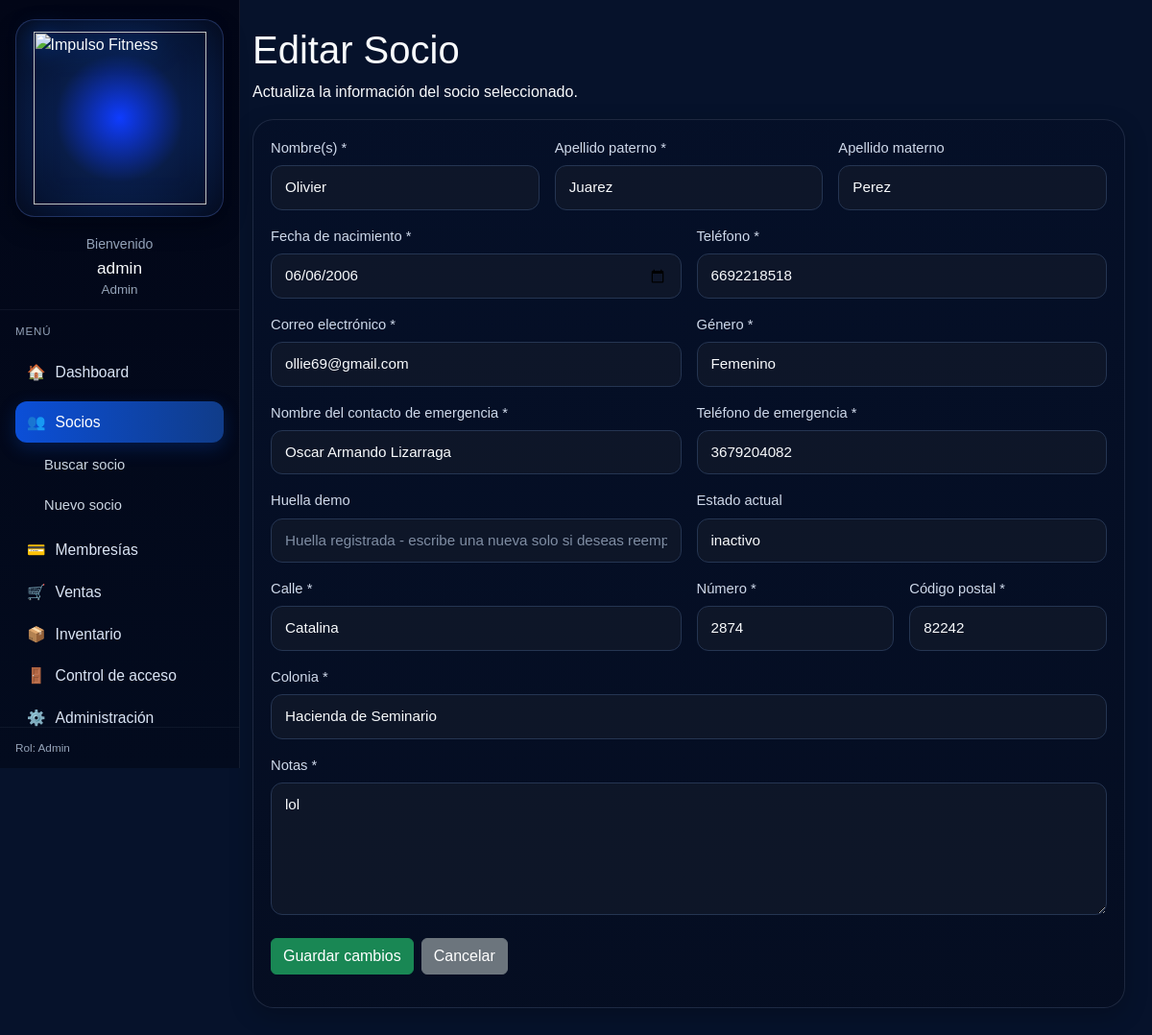
Page /app/controllers/SocioController.php?action=edit&id=22 (signed in) on the committed database.
### tables this page shows
CREATE TABLE `socios` (
  `id` int(11) NOT NULL,
  `user_id` int(11) DEFAULT NULL,
  `nombres` varchar(100) NOT NULL,
  `apellido_paterno` varchar(80) DEFAULT NULL,
  `apellido_materno` varchar(80) DEFAULT NULL,
  `telefono` varchar(20) DEFAULT NULL,
  `email` varchar(100) DEFAULT NULL,
  `fecha_nacimiento` date DEFAULT NULL,
  `estado` enum('activo','inactivo','suspendido') NOT NULL DEFAULT 'inactivo',
  `fecha_registro` date NOT NULL,
  `genero` varchar(20) DEFAULT NULL,
  `contacto_emergencia_nombre` varchar(100) DEFAULT NULL,
  `contacto_emergencia_telefono` varchar(20) DEFAULT NULL,
  `calle` varchar(120) DEFAULT NULL,
  `numero` varchar(20) DEFAULT NULL,
  `colonia` varchar(120) DEFAULT NULL,
  `codigo_postal` char(5) DEFAULT NULL,
  `direccion` varchar(255) DEFAULT NULL,
  `notas` text DEFAULT NULL
);

### config/database.php (called while the page is built)
<?php
class Database
{
    private string $host = "localhost";
    private string $dbName = "impulso_fitness";
    private string $username = "root";
    private string $password = "";
    private string $charset = "utf8mb4";
    public function connect(): PDO
    {
        try {
            $dsn = "mysql:host={$this->host};dbname={$this->dbName};charset={$this->charset}";
            $pdo = new PDO($dsn, $this->username, $this->password, [
                PDO::ATTR_ERRMODE => PDO::ERRMODE_EXCEPTION,
                PDO::ATTR_DEFAULT_FETCH_MODE => PDO::FETCH_ASSOC,
                PDO::ATTR_EMULATE_PREPARES => false,
                PDO::MYSQL_ATTR_INIT_COMMAND => "SET NAMES utf8mb4 COLLATE utf8mb4_general_ci"
            ]);
            return $pdo;
        } catch (PDOException $e) {
            die("Error de conexión: " . $e->getMessage());
        }
    }
}

### app/models/Socio.php (called while the page is built, shortened)
<?php
require_once __DIR__ . '/../../config/database.php';
class Socio
{
    private PDO $conn;
    public function __construct()
    {
        $database = new Database();
        $this->conn = $database->connect();
    }
    public function obtenerSocioPorId(int $id): array|false
    {
        $stmt = $this->conn->prepare("CALL sp_obtener_socio_por_id(:id)");
        $stmt->bindParam(':id', $id, PDO::PARAM_INT);
        $stmt->execute();
        $socio = $stmt->fetch();
        return $socio;
    }
    public function obtenerHuellaPorSocio(int $socioId): array|false
    {
        $stmt = $this->conn->prepare("CALL sp_obtener_huella_socio(:socio_id)");
        $stmt->bindParam(':socio_id', $socioId, PDO::PARAM_INT);
        $stmt->execute();
        $huella = $stmt->fetch();
        return $huella;
    }
}

### resources/views/socios/edit.php (the view, shortened to what this page needs)
<?php
include __DIR__ . '/../layouts/header.php';
?>
<?php
include __DIR__ . '/../layouts/sidebar.php';
?>
<div class="main-content">
    <div class="container-fluid px-0">
        <div class="socio-page-header mb-3">
            <h1>Editar Socio</h1>
            <p>Actualiza la información del socio seleccionado.</p>
        </div>
        <div class="page-card card-section">
            <form method="POST" action="<?= BASE_URL ?>/app/controllers/SocioController.php?action=update" id="formSocioEdit" novalidate >
                <div class="row g-3">
                    <div class="col-md-4">
                        <label class="form-label" for="nombres">Nombre(s) *</label>
                        <input
                            type="text"
                            name="nombres"
                            id="nombres"
                            class="form-control custom-input"
                            value="<?= htmlspecialchars($socio['nombres'] ?? '') ?>"
                            maxlength="100"
                            required
                        >
                    </div>
                    <div class="col-md-4">
                        <label class="form-label" for="apellidoPaterno">Apellido paterno *</label>
                        <input
                            type="text"
                            name="apellido_paterno"
                            id="apellidoPaterno"
                            class="form-control custom-input"
                            value="<?= htmlspecialchars($socio['apellido_paterno'] ?? '') ?>"
                            maxlength="80"
                            required
                        >
                    </div>
                    <div class="col-md-4">
                        <label class="form-label" for="apellidoMaterno">Apellido materno</label>
                        <input
                            type="text"
                            name="apellido_materno"
                            id="apellidoMaterno"
                            class="form-control custom-input"
                            value="<?= htmlspecialchars($socio['apellido_materno'] ?? '') ?>"
                            maxlength="80"
                        >
                    </div>
                    <div class="col-md-6">
                        <label class="form-label" for="fechaNacimiento">Fecha de nacimiento *</label>
                        <input
                            type="date"
                            name="fecha_nacimiento"
                            id="fechaNacimiento"
                            class="form-control custom-input"
                            value="<?= htmlspecialchars($socio['fecha_nacimiento'] ?? '') ?>"
                            max="<?= date('Y-m-d'); ?>"
                            required
                        >
                    </div>
                    <div class="col-md-6">
                        <label class="form-label" for="telefono">Teléfono *</label>
                        <input
                            type="text"
                            name="telefono"
                            id="telefono"
                            class="form-control custom-input"
                            value="<?= htmlspecialchars($socio['telefono'] ?? '') ?>"
                            maxlength="10"
                            inputmode="numeric"
                            required
                        >
                    </div>
                    <div class="col-md-6">
                        <label class="form-label" for="email">Correo electrónico *</label>
                        <input
                            type="email"
                            name="email"
                            id="email"
                            class="form-control custom-input"
                            value="<?= htmlspecialchars($socio['email'] ?? '') ?>"
                            maxlength="100"
                            required
                        >
                    </div>
                    <div class="col-md-6">
                        <label class="form-label" for="genero">Género *</label>
                        <select name="genero" id="genero" class="form-select custom-input" required>
                            <option value="Femenino" <?= (($socio['genero'] ?? '') === 'Femenino') ? 'selected' : '' ?>>Femenino</option>
                        </select>
                    </div>
                    <div class="col-md-6">
                        <label class="form-label" for="nombreContactoEmergencia">Nombre del contacto de emergencia *</label>
                        <input
                            type="text"
                            name="nombre_contacto_emergencia"
                            id="nombreContactoEmergencia"
                            class="form-control custom-input"
                            value="<?= htmlspecialchars($socio['contacto_emergencia_nombre'] ?? '') ?>"
                            maxlength="100"
                            required
                        >
                    </div>
                    <div class="col-md-6">
                        <label class="form-label" for="telefonoEmergencia">Teléfono de emergencia *</label>
                        <input
                            type="text"
                            name="telefono_emergencia"
                            id="telefonoEmergencia"
                            class="form-control custom-input"
                            value="<?= htmlspecialchars($socio['contacto_emergencia_telefono'] ?? '') ?>"
                            maxlength="10"
                            inputmode="numeric"
                            required
                        >
                    </div>
                    <div class="col-md-6">
                        <label class="form-label" for="huellaDemo">Huella demo</label>
                        <input
                            type="text"
                            name="huella_demo"
                            id="huellaDemo"
                            class="form-control custom-input"
                            placeholder="<?= $huella ? 'Huella registrada - escribe una nueva solo si deseas reemplazarla' : 'Registrar nueva huella demo' ?>"
                            maxlength="255"
                        >
                    </div>
                    <div class="col-md-6">
                        <label class="form-label">Estado actual</label>
                        <input
                            type="text"
                            class="form-control custom-input"
                            value="<?= htmlspecialchars($socio['estado'] ?? '-') ?>"
                            readonly
                        >
                    </div>
                    <div class="col-md-6">
                        <label class="form-label" for="calle">Calle *</label>
                        <input
                            type="text"
                            name="calle"
                            id="calle"
                            class="form-control custom-input"
                            value="<?= htmlspecialchars($socio['calle'] ?? '') ?>"
                            maxlength="120"
                            required
                        >
                    </div>
                    <div class="col-md-3">
                        <label class="form-label" for="numero">Número *</label>
                        <input
                            type="text"
                            name="numero"
                            id="numero"
                            class="form-control custom-input"
                            value="<?= htmlspecialchars($socio['numero'] ?? '') ?>"
                            maxlength="20"
                            required
                        >
                    </div>
                    <div class="col-md-3">
                        <label class="form-label" for="codigoPostal">Código postal *</label>
                        <input
                            type="text"
                            name="codigo_postal"
                            id="codigoPostal"
                            class="form-control custom-input"
                            value="<?= htmlspecialchars($socio['codigo_postal'] ?? '') ?>"
                            maxlength="5"
                            inputmode="numeric"
                            pattern="\d{5}"
                            required
                        >
                    </div>
                    <div class="col-12">
                        <label class="form-label" for="colonia">Colonia *</label>
                        <input
                            type="text"
                            name="colonia"
                            id="colonia"
                            class="form-control custom-input"
                            value="<?= htmlspecialchars($socio['colonia'] ?? '') ?>"
                            maxlength="120"
                            required
                        >
                    </div>
                    <div class="col-12">
                        <label class="form-label" for="notas">Notas *</label>
                        <textarea
                            name="notas"
                            id="notas"
                            class="form-control custom-input"
                            rows="5"
                            maxlength="1000"
                        ><?= htmlspecialchars($socio['notas'] ?? '') ?></textarea>
                    </div>
                </div>
                <div class="d-flex gap-2 mt-4 flex-wrap">
                    <button type="submit" class="btn btn-success">
                        Guardar cambios
                    </button>
                    <a href="<?= BASE_URL ?>/app/controllers/SocioController.php?action=index" class="btn btn-secondary">
                        Cancelar
                    </a>
                </div>
            </form>
        </div>
    </div>
</div>
<?php include __DIR__ . '/../layouts/footer.php'; ?>

### public/css/base.css (style rules this page uses)
.main-content { margin-left: 250px; min-height: 100vh; padding: 22px; }
.page-card { background: linear-gradient(180deg, rgba(5, 16, 40, 0.96) 0%, rgba(5, 14, 34, 0.96) 100%); border: 1px solid rgba(117, 133, 165, 0.22); border-radius: 22px; padding: 20px; box-shadow: 0 8px 24px rgba(0, 0, 0, 0.22); }
.custom-input { background: rgba(15, 23, 42, 0.88) !important; border: 1px solid #253552 !important; color: #f8fafc !important; border-radius: 12px !important; padding: 11px 14px !important; font-size: 0.95rem !important; }
.custom-input::placeholder { color: #7f8da3; }
.form-label { color: #cfd9ea; font-weight: 500; margin-bottom: 7px; font-size: 0.92rem; }

### public/css/layout.css (style rules this page uses)
.main-content { margin-left: 235px; padding: 28px; min-height: 100vh; }

### public/css/socios.css (style rules this page uses)
.card-section { padding: 18px; }
.custom-input { transition: all 0.2s ease; }

### rows in the picture
socios: nombres "Olivier", apellido_paterno "Juarez", apellido_materno "Perez", fecha_nacimiento "06/06/2006", telefono "6692218518", email "ollie69@gmail.com", genero "Femenino", nombre_contacto_emergencia "Oscar Armando Lizarraga", telefono_emergencia "3679204082", estado "inactivo", calle "Catalina", numero "2874", codigo_postal "82242", colonia "Hacienda de Seminario", notas "lol"

### other values in the picture
$_SESSION['user']['username'] "admin"
$_SESSION['user']['role'] "Admin"
